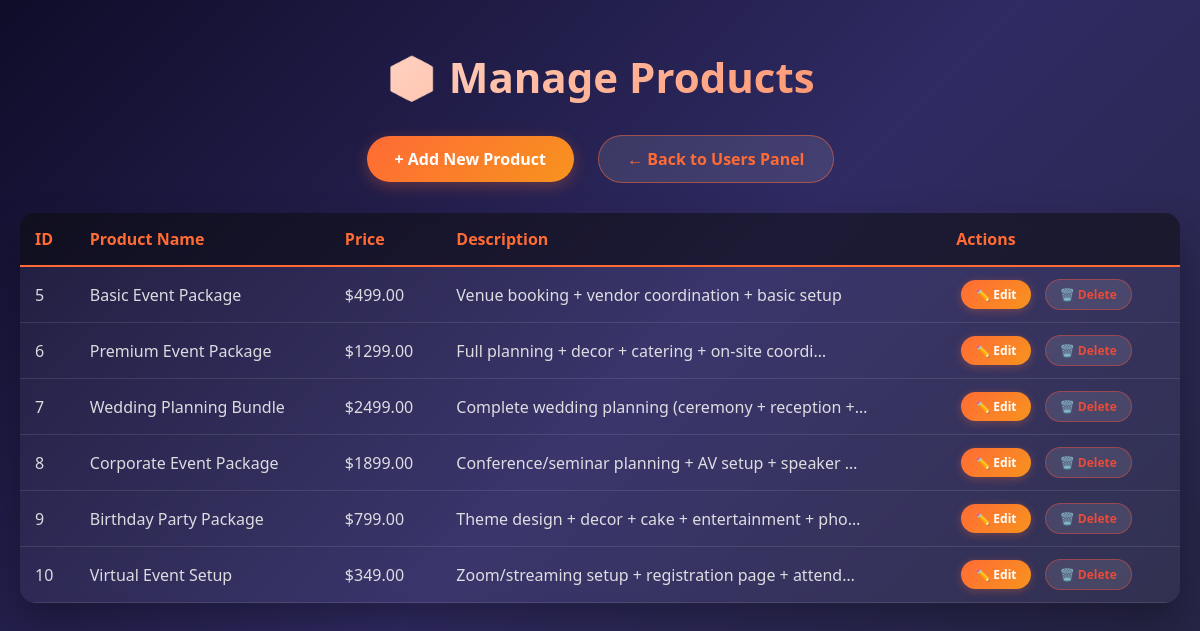
The app's page /myadmin/products/ (signed in) with its own data.
### myapp/models.py (models this page shows)
class Product(models.Model):
    product_name = models.CharField(max_length=200)
    product_price = models.DecimalField(max_digits=10, decimal_places=2)
    product_description = models.TextField(blank=True)
    created_at = models.DateTimeField(auto_now_add=True)

### myadmin/views.py (the view)
# urls.py: path('products/', views.product_list, name='product_list'),
def product_list(request):
    if not request.session.get('is_admin'):
        return redirect('admin_login')
    products = Product.objects.all()
    return render(request, 'product_list.html', {'products': products})

### templates/product_list.html (shortened to what this page needs)
<!DOCTYPE html>
<html>
<head>
</head>
<body>
<h1>📦 Manage Products</h1>
<div class="button-container">
    <a href="{% url 'add_product' %}" class="btn-add">+ Add New Product</a>
    <a href="{% url 'admin_panel' %}" class="btn-pan">← Back to Users Panel</a>
</div>
{% if products %}
<table>
    <thead>
        <tr>
            <th>ID</th>
            <th>Product Name</th>
            <th>Price</th>
            <th>Description</th>
            <th>Actions</th>
        </tr>
    </thead>
    <tbody>
        {% for product in products %}
        <tr>
            <td>{{ product.id }}</td>
            <td>{{ product.product_name }}</td>
            <td>${{ product.product_price }}</td>
            <td>{{ product.product_description|truncatechars:50 }}</td>
            <td>
                <a href="{% url 'edit_product' product.id %}" class="btn btn-edit">✏️ Edit</a>
                <a href="{% url 'delete_product' product.id %}" class="btn btn-delete">🗑️ Delete</a>
            </td>
        </tr>
        {% endfor %}
    </tbody>
</table>
{% else %}
<div class="no-products">
    No products yet. <a href="{% url 'add_product' %}">Click here</a> to add your first product!
</div>
{% endif %}
</body>
</html>

### templates/product_list.html (style rules this page uses)
body { background: linear-gradient(135deg, #0f0c29 0%, #302b63 50%, #24243e 100%); font-family: 'Poppins', 'Segoe UI', Tahoma, Geneva, Verdana, sans-serif; margin: 0; padding: 20px; min-height: 100vh; }
h1 { text-align: center; margin-bottom: 30px; font-size: 42px; font-weight: 800; background: linear-gradient(135deg, #ffffff, #FF6B35); -webkit-background-clip: text; background-clip: text; color: transparent; }
.button-container { text-align: center; margin-bottom: 30px; }
.btn-add { background: linear-gradient(135deg, #FF6B35, #F7931E); color: white; padding: 12px 28px; text-decoration: none; border-radius: 40px; display: inline-block; margin: 0 10px; font-weight: 600; transition: all 0.3s ease; box-shadow: 0 4px 15px rgba(255, 107, 53, 0.3); }
.btn-pan { background: rgba(255, 255, 255, 0.1); color: #FF6B35; padding: 12px 28px; text-decoration: none; border-radius: 40px; display: inline-block; margin: 0 10px; font-weight: 600; transition: all 0.3s ease; border: 1px solid rgba(255, 107, 53, 0.5); }
table { border-collapse: collapse; width: 100%; background: rgba(255, 255, 255, 0.05); border-radius: 15px; overflow: hidden; box-shadow: 0 20px 40px rgba(0, 0, 0, 0.3); backdrop-filter: blur(5px); }
th { background: rgba(0, 0, 0, 0.5); color: #FF6B35; padding: 15px; text-align: left; font-weight: 600; border-bottom: 2px solid #FF6B35; }
td { border-bottom: 1px solid rgba(255, 255, 255, 0.1); padding: 12px 15px; color: rgba(240, 240, 240, 0.9); }
.btn { padding: 6px 14px; text-decoration: none; border-radius: 30px; display: inline-block; margin: 0 5px; font-size: 12px; font-weight: 600; transition: all 0.3s ease; }
.btn-edit { background: linear-gradient(135deg, #FF6B35, #F7931E); color: white; box-shadow: 0 2px 8px rgba(255, 107, 53, 0.3); }
.btn-delete { background: rgba(255, 255, 255, 0.1); color: #e74c3c; border: 1px solid rgba(231, 76, 60, 0.5); }

### records on screen
Product: id "5", product_name "Basic Event Package", product_price "499.00", product_description "Venue booking + vendor coordination + basic setup"
Product: id "6", product_name "Premium Event Package", product_price "1299.00", product_description "Full planning + decor + catering + on-site coordi…"
Product: id "7", product_name "Wedding Planning Bundle", product_price "2499.00", product_description "Complete wedding planning (ceremony + reception +…"
Product: id "8", product_name "Corporate Event Package", product_price "1899.00", product_description "Conference/seminar planning + AV setup + speaker …"
Product: id "9", product_name "Birthday Party Package", product_price "799.00", product_description "Theme design + decor + cake + entertainment + pho…"
Product: id "10", product_name "Virtual Event Setup", product_price "349.00", product_description "Zoom/streaming setup + registration page + attend…"
